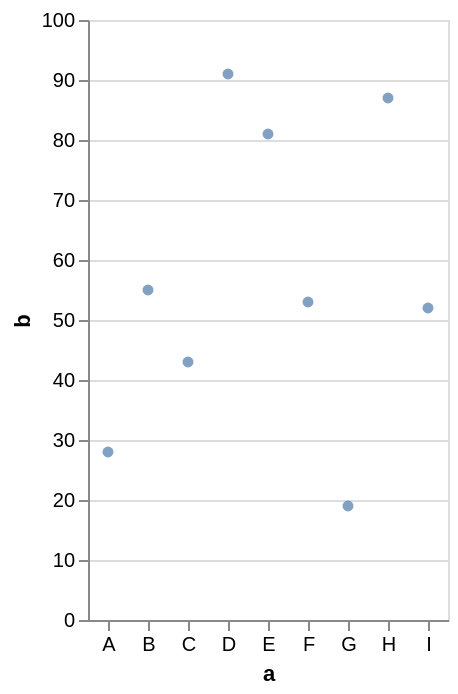

Write the Vega-Lite specification saved for this chart.
### Vega-Lite specification from a JSON file in a GitHub repository (floating-point values rounded to 4 significant figures)
{"$schema": "https://vega.github.io/schema/vega-lite/v4.json", "description": "A simple bar chart with embedded data.", "data": {"values": [{"a": "A", "b": 28}, {"a": "B", "b": 55}, {"a": "C", "b": 43}, {"a": "D", "b": 91}, {"a": "E", "b": 81}, {"a": "F", "b": 53}, {"a": "G", "b": 19}, {"a": "H", "b": 87}, {"a": "I", "b": 52}]}, "mark": "circle", "encoding": {"x": {"field": "a", "type": "nominal", "axis": {"labelAngle": 0}}, "y": {"field": "b", "type": "quantitative"}}, "config": {}}
